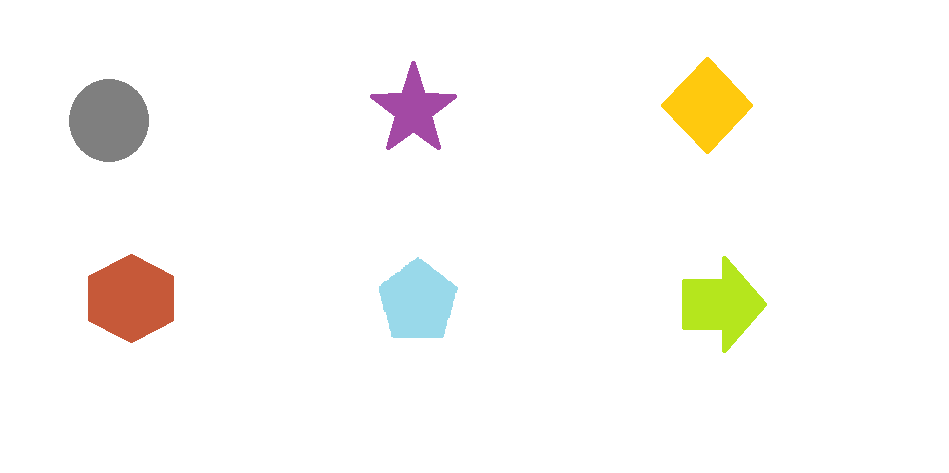
#> input picture son1.png, 949 x 473 px, found by its file name
$ python regionPropertiesOpencv.py
#> lines starting #> are read from the running program, lines starting #| are printed output that depends on the picture; after the words box and inside, x2 and y2 are one past the last pixel; in counts of white or black regions, pixels touching at a corner belong together
import cv2
import numpy as np

img = cv2.imread('Resources/son1.png')
#> img is the input picture: shape (473, 949, 3); mean B, G, R 245.4, 248.9, 250.4

#input and output image
def getContours(img,imgContour):
    #Find contours and set contour retrivial mode
    contours, hierarchy = cv2.findContours(img, cv2.RETR_EXTERNAL, cv2.CHAIN_APPROX_NONE)


    #cnt is the one of the contours for every object in image
    for cnt in contours:

        # Contour for shape and I find area and length using this contour
        cv2.drawContours(imgContour, cnt,-1, (0, 255, 0), 1)

        (x_cen,y_cen),radius =cv2.minEnclosingCircle(cnt)
        center = np.array([[int(x_cen),int(y_cen)]])
        radius = int(radius)

        # [5 lines of commented-out code are left out]
        x, y, w, h = cv2.boundingRect(cnt)
        img = cv2.rectangle(imgContour,(x, y),(x+w, y+h),(0,255,0),2)
        print("bounding_box(x,y,w,h):", x, y, w, h)

        #The extreme points
        l_m = tuple(cnt[cnt[:, :, 0].argmin()][0])
        r_m = tuple(cnt[cnt[:, :, 0].argmax()][0])
        t_m = tuple(cnt[cnt[:, :, 1].argmin()][0])
        b_m = tuple(cnt[cnt[:, :, 1].argmax()][0])
        pst = [l_m, r_m, t_m, b_m]

        # W: and H: texts (Length)
        cv2.putText(imgContour, "w={},h={}".format(w, h), (x, y - 10), cv2.FONT_HERSHEY_SIMPLEX, 0.5, (255, 0, 0), 1,
                    16)

        # give us specific contour (cnt) area
        area = cv2.contourArea(cnt)


        # Area text
        cv2.putText(imgContour, "Area: " + str(int(area)), (x + w + 20, y + 45), cv2.FONT_HERSHEY_SIMPLEX, 0.5,
                    (255, 0, 0), 1, 16)


        #Find major and minor length
        argvalues= np.array(pst)
        center_array = np.full((argvalues.shape[0],argvalues.shape[1]), center, dtype = int)
        ma= argvalues - center_array
        ma2 = np.sqrt(np.square(ma[:, 0]) + np.square(ma[:,1]))
        major =int(np.amax(ma2))
        minor = int(np.amin(ma2))

        #MajorAxislength,MinorAxisLength,Eccentricity
        ellipse = cv2.fitEllipse(cnt)
        cv2.ellipse(img,ellipse,(0, 0, 255), 2)

        #semi-major and semi-minor
        a = major / 2
        b = minor / 2

        #Formula of eccentricity is :
        Eccentricity = round(np.sqrt(pow(a, 2) - pow(b, 2))/a, 2)

        x = int(x + w / 2) + 1
        y = int(y + h / 2) + 1

        # print(minorAxisLength)
        # print(majorAxisLength)
        # print(Eccentricity)

        cv2.putText(imgContour, 'Minor ='+str(round(minor, 2)), (x+10, y+60), cv2.FONT_HERSHEY_SIMPLEX, 0.5, (255, 0, 0), 1,16)
        cv2.putText(imgContour, 'Major ='+str(round(major, 2)), (x+10, y+80), cv2.FONT_HERSHEY_SIMPLEX, 0.5, (255, 0, 0), 1, 16)
        cv2.putText(imgContour, 'Eccentricity ='+str(round(Eccentricity, 3)), (x+10, y+100), cv2.FONT_HERSHEY_SIMPLEX, 0.5, (255, 0, 0), 1, 16)


imgContour = img.copy()
imgBlur = cv2.GaussianBlur(img, (7, 7),1)
imgGray = cv2.cvtColor(imgBlur, cv2.COLOR_BGR2GRAY)
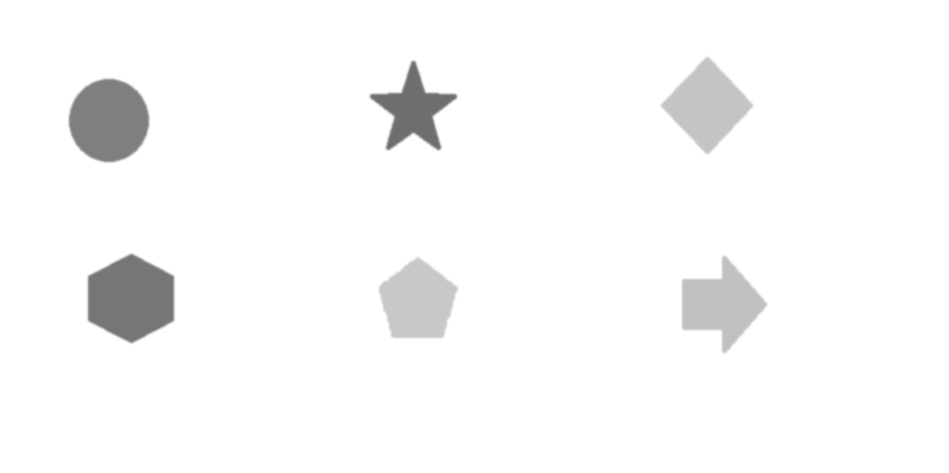
#> imgGray: shape (473, 949); min 110, max 255, mean 248.9
ImgThresh = cv2.threshold(imgGray, 50 , 50, cv2.THRESH_BINARY)[1]
#> ImgThresh: shape (473, 949); every value is 50
imgCanny = cv2.Canny(imgGray,50,50)
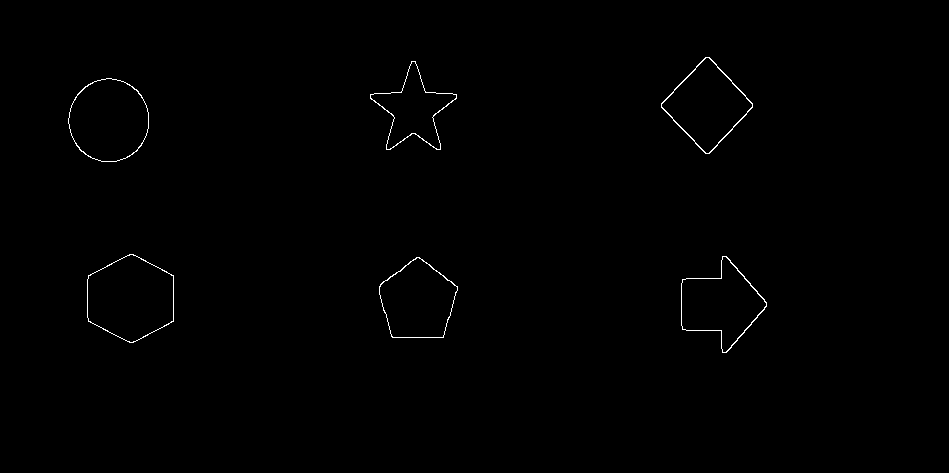
#> imgCanny: shape (473, 949); 0.43% white in thin lines or dots, all inside (x1, y1, x2, y2) = (68, 57, 767, 353)
getContours(imgCanny,imgContour)
#> in getContours, `contours, hierarchy = cv2.findContours(img, cv2.RETR_EXTERNAL, cv2.CHA..`: contours = 6 contours; box (x1, y1, x2, y2) and area: (87, 254, 174, 343) 5791, (68, 78, 149, 162) 5202, (661, 57, 753, 154) 4732, (681, 256, 767, 353) 4552, (379, 257, 458, 338) 4535, (370, 61, 457, 150) 3185
#> the loop in getContours, `for cnt in contours:` made 6 passes
#> (x_cen, y_cen, radius, x, y, w, h, area) on passes 1 to 6: (417.5, 301, 44, 419, 298, 79, 81, 4535), (723.1, 304, 48, 725, 305, 86, 97, 4552), (130.5, 298, 48, 131, 299, 87, 89, 5791), (108.5, 119.8, 41, 109, 121, 81, 84, 5201.5), (413, 109.1, 48, 414, 106, 87, 89, 3185), (707, 105, 48, 708, 106, 92, 97, 4732)
#| bounding_box(x,y,w,h): 379 257 79 81
#| bounding_box(x,y,w,h): 681 256 86 97
#| bounding_box(x,y,w,h): 87 254 87 89
#| bounding_box(x,y,w,h): 68 78 81 84
#| bounding_box(x,y,w,h): 370 61 87 89
#| bounding_box(x,y,w,h): 661 57 92 97
#> pass 2, in getContours, `img = cv2.rectangle(imgContour,(x, y),(x+w, y+h),(0,255,0),2)`:
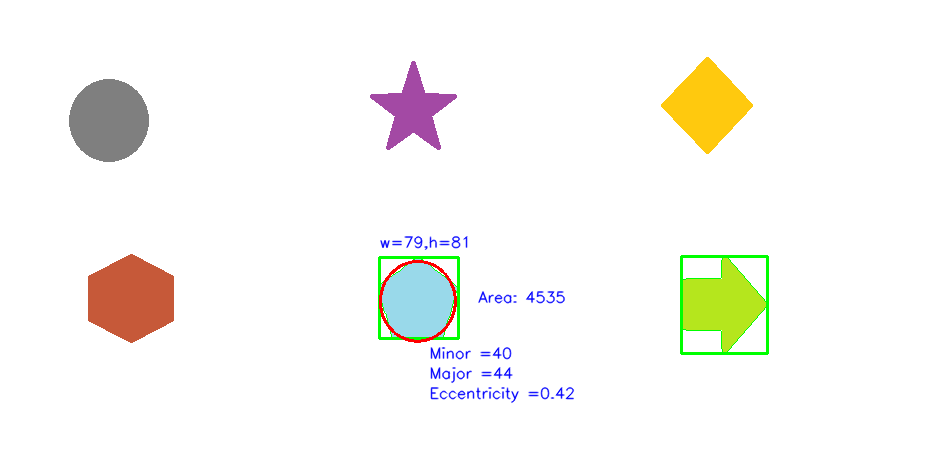
#> img: shape (473, 949, 3); mean B, G, R 243.7, 247.8, 248.4
#> pass 3, in getContours, `img = cv2.rectangle(imgContour,(x, y),(x+w, y+h),(0,255,0),2)`:
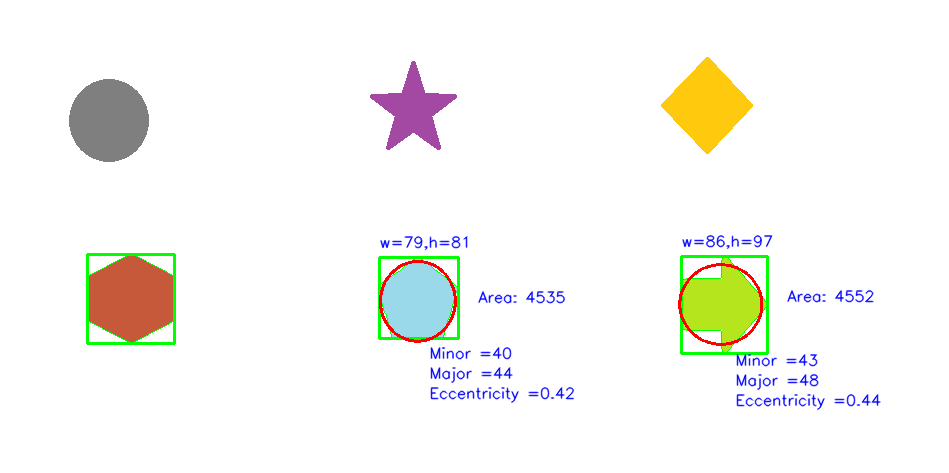
#> img: shape (473, 949, 3); 1.14% of pixels changed, all inside (x1, y1, x2, y2) = (86, 234, 881, 411)
#> after the loop in getContours, `for cnt in contours:`:
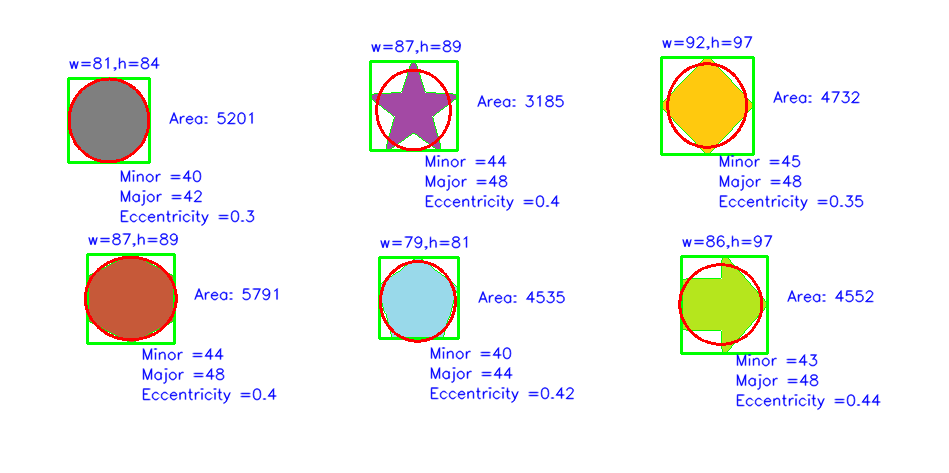
#> img: shape (473, 949, 3); 4.18% of pixels changed, all inside (x1, y1, x2, y2) = (67, 35, 864, 405)

cv2.imshow("Original Image", img)
cv2.imshow("Canny", imgCanny)
cv2.imshow("Contour", imgContour)
cv2.waitKey(0)
cv2.destroyAllWindows()
